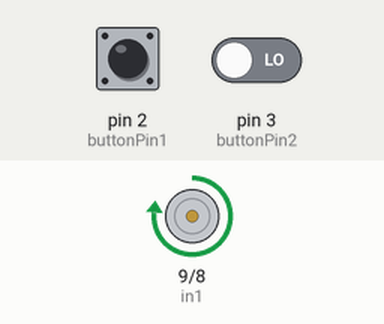
This sketch was run on a simulated Arduino Uno, built with avr-gcc and run on an emulated ATmega328P. Shown: motor-driver pin pairs drawn as motors (green arrow = first pin HIGH = forward, orange = second pin HIGH = backward, longer = more drive, scaled by the enable pin). The inputs (shaded band) are chosen by the test bench; at power-on: pin 2 (buttonPin1) HIGH, pin 3 (buttonPin2) LOW.

Above: at 1.2 s.
1.3 s: pin 2 (buttonPin1) pulled LOW for 0.15 s
At 1.37 s:
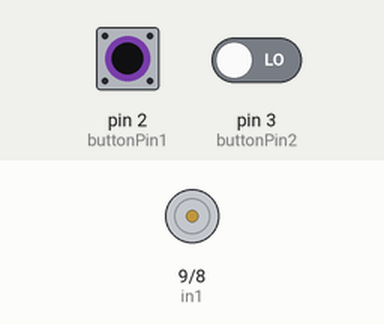
2.9 s: pin 2 (buttonPin1) pulled LOW for 3.2 s
At 7.3 s:
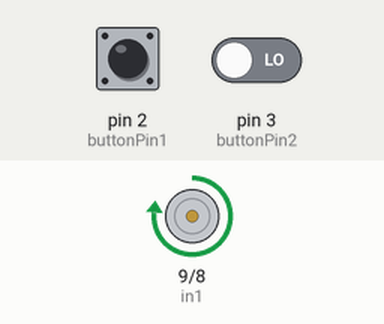
7.6 s: pin 2 (buttonPin1) driven LOW and pin 3 (buttonPin2) driven HIGH
At 8.5 s:
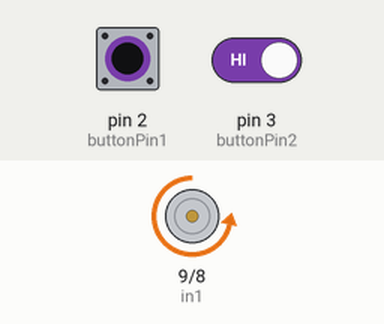
9.1 s: pin 2 (buttonPin1) driven HIGH
At 9.6 s:
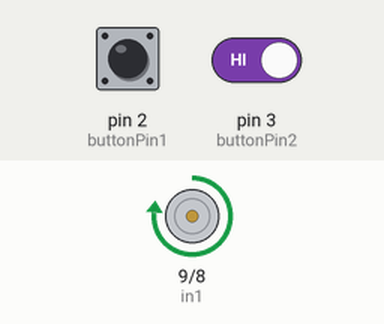
Timing chart, 0 to 11.6 s (numbered marks = the images above; inputs shaded):
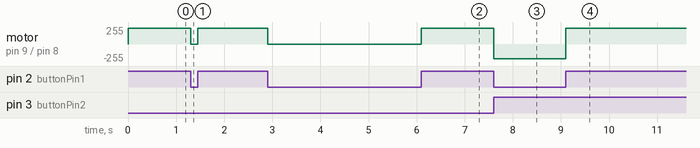

The sketch:

Metal-1.ino
```cpp
// Αρχείο metal-1.ino

// χρησιμοποιούμε σταθερές για τους αριθμούς θυρών:
const int buttonPin1 = 2;     // η θύρα που συνδέεται το πρώτο κουμπί
const int buttonPin2 = 3;     // η θύρα που συνδέεται το πρώτο κουμπί

// χρησιμοποιούμε μεταβλητή που αποθηκεύει την κατάσταση του κουμπιού:
int buttonState1 = LOW;       // LOW: όχι πατημένο, HIGH: πατημένο
int buttonState2 = LOW;

// οι συνδέσεις των pins του arduino με τα pins της πλακέτας ελέγχου του μοτέρ (L298N H-Bridge)
const int enA = 10;
const int in1 = 9;
const int in2 = 8;

void setup()
{
  // ορίζουμε ότι τα κουμπιά είναι σε θύρα εισόδου:
  pinMode(buttonPin1, INPUT);
  pinMode(buttonPin2, INPUT);

  // ορισμός όλων των pins που συνδέονται στον ελεγκτή μοτέρ ως εξόδου
  pinMode(enA, OUTPUT);
  pinMode(in1, OUTPUT);
  pinMode(in2, OUTPUT);
}

void loop()
{
  // διαβάζουμε τη θύρα του κουμπιού και αποθηκεύουμε την κατάστασή του:
  buttonState1 = digitalRead(buttonPin1);
  buttonState2 = digitalRead(buttonPin2);

  // αν δεν είναι πατημένο κανένα κουμπί:
  if (buttonState1 == LOW && buttonState2 == LOW)
  {
    digitalWrite(in1, LOW);
    digitalWrite(in2, LOW);
    analogWrite(enA, 0);    // ορισμός της ταχύτητας στο 0
  }
  else if (buttonState1 == HIGH)  // αλλιώς αν είναι πατημένο το 1ο κουμπί:
  {
    // πήγαινε προς τη μία κατεύθυνση
    digitalWrite(in1, HIGH);
    digitalWrite(in2, LOW);
    // ορισμός της ταχύτητας από το εύρος 0~255
    analogWrite(enA, 240);
  }
  else if (buttonState2 == HIGH)  // αλλιώς αν είναι πατημένο το 2ο κουμπί:
  {
    // πήγαινε προς την άλλη κατεύθυνση
    digitalWrite(in1, LOW);
    digitalWrite(in2, HIGH);
    // ορισμός της ταχύτητας από το εύρος 0~255
    analogWrite(enA, 220);
  }
}
```

Measured:
- after the input at 1.3 s, motor on pin 9 (in1) / pin 8 (in2): forward 240/255 → stopped at once, → forward 240/255 0.15 s later
- after the input at 2.9 s, motor on pin 9 (in1) / pin 8 (in2): forward 240/255 → stopped at once, → forward 240/255 3.2 s later
- after the input at 7.6 s, motor on pin 9 (in1) / pin 8 (in2): forward 240/255 → backward 220/255 at once
- after the input at 9.1 s, motor on pin 9 (in1) / pin 8 (in2): backward 220/255 → forward 240/255 at once
